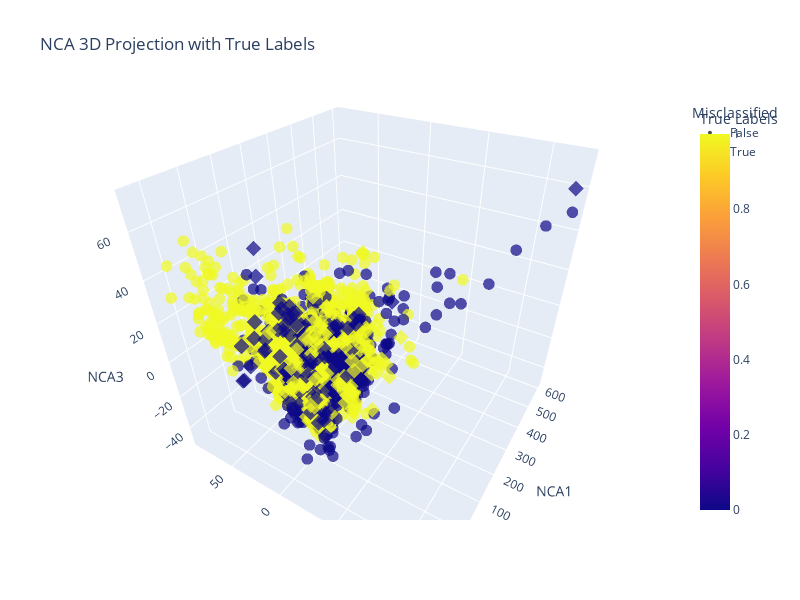
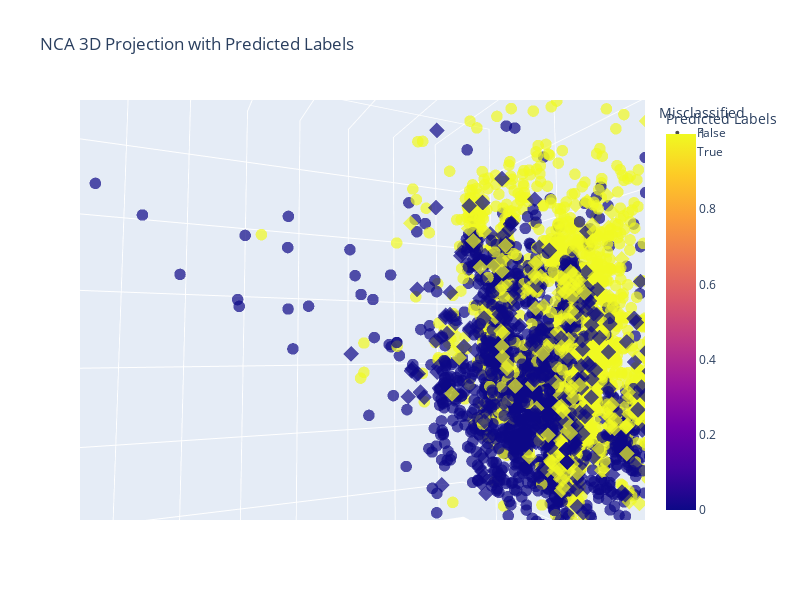

These figures' notebook cell, in order:
### Markdown cell above
##### Représentation 3D

### Code cell
import pandas as pd
import plotly.express as px
from sklearn.neighbors import NeighborhoodComponentsAnalysis

# Séparer les features des labels
features = df.drop(columns=['target', 'prediction_label', 'prediction_score'])
true_labels = df['target']
predicted_labels = df['prediction_label']

# Appliquer Neighborhood Component Analysis (NCA) pour réduire à 3 dimensions
nca = NeighborhoodComponentsAnalysis(n_components=3, random_state=42)
nca_transformed = nca.fit_transform(features, true_labels)

# Création d'un DataFrame pour la visualisation
nca_df = pd.DataFrame(nca_transformed, columns=['NCA1', 'NCA2', 'NCA3'])
nca_df['True Labels'] = true_labels
nca_df['Predicted Labels'] = predicted_labels

# Identifier les points mal classés
nca_df['Misclassified'] = nca_df['True Labels'] != nca_df['Predicted Labels']

# Identifier les faux positifs et les faux négatifs
nca_df['False Positive'] = (nca_df['True Labels'] == 0) & (nca_df['Predicted Labels'] == 1)
nca_df['False Negative'] = (nca_df['True Labels'] == 1) & (nca_df['Predicted Labels'] == 0)

# Retrouver les textes mal interprétés pour les faux positifs et les faux négatifs
false_positive_texts = train_df.loc[nca_df[nca_df['False Positive']].index, 'text']
false_negative_texts = train_df.loc[nca_df[nca_df['False Negative']].index, 'text']

# Ajustements de la taille du graphe et des marqueurs
marker_size = 4  # Taille des marqueurs plus petite
figure_size = (800, 600)  # Taille du graphe ajustée

# Graphique 3D interactif avec les labels réels
fig1 = px.scatter_3d(nca_df, x='NCA1', y='NCA2', z='NCA3', color='True Labels',
                     symbol='Misclassified', title='NCA 3D Projection with True Labels',
                     labels={'True Labels': 'True Labels'}, 
                     color_discrete_map={0: 'green', 1: 'orange'}, opacity=0.7)

fig1.update_layout(scene=dict(aspectmode='cube'), width=figure_size[0], height=figure_size[1])
fig1.update_traces(marker=dict(size=marker_size))

# Graphique 3D interactif avec les labels prédits
fig2 = px.scatter_3d(nca_df, x='NCA1', y='NCA2', z='NCA3', color='Predicted Labels',
                     symbol='Misclassified', title='NCA 3D Projection with Predicted Labels',
                     labels={'Predicted Labels': 'Predicted Labels'}, 
                     color_discrete_map={0: 'green', 1: 'orange'}, opacity=0.7)

fig2.update_layout(scene=dict(aspectmode='cube'), width=figure_size[0], height=figure_size[1])
fig2.update_traces(marker=dict(size=marker_size))

# Afficher les graphiques interactifs
fig1.show()
fig2.show()

### Figure 1 — Plotly figure (JSON) as saved in the notebook; plotly's stock layout.template omitted (floating-point values rounded to 4 significant figures; data arrays with more than 128 entries replaced by an {"elided": "..."} marker saying what was removed)
{"data": [{"hovertemplate": "Misclassified=False<br>NCA1=%{x}<br>NCA2=%{y}<br>NCA3=%{z}<br>True Labels=%{marker.color}<extra></extra>", "legendgroup": "False", "marker": {"color": {"elided": "2991 int values"}, "coloraxis": "coloraxis", "opacity": 0.7, "size": 4, "symbol": "circle"}, "mode": "markers", "name": "False", "scene": "scene", "showlegend": true, "type": "scatter3d", "x": {"elided": "2991 float values"}, "y": {"elided": "2991 float values"}, "z": {"elided": "2991 float values"}}, {"hovertemplate": "Misclassified=True<br>NCA1=%{x}<br>NCA2=%{y}<br>NCA3=%{z}<br>True Labels=%{marker.color}<extra></extra>", "legendgroup": "True", "marker": {"color": {"elided": "406 int values"}, "coloraxis": "coloraxis", "opacity": 0.7, "size": 4, "symbol": "diamond"}, "mode": "markers", "name": "True", "scene": "scene", "showlegend": true, "type": "scatter3d", "x": {"elided": "406 float values"}, "y": {"elided": "406 float values"}, "z": {"elided": "406 float values"}}], "layout": {"coloraxis": {"colorbar": {"title": {"text": "True Labels"}}, "colorscale": [[0, "#0d0887"], [0.1111, "#46039f"], [0.2222, "#7201a8"], [0.3333, "#9c179e"], [0.4444, "#bd3786"], [0.5556, "#d8576b"], [0.6667, "#ed7953"], [0.7778, "#fb9f3a"], [0.8889, "#fdca26"], [1, "#f0f921"]]}, "height": 600, "legend": {"title": {"text": "Misclassified"}, "tracegroupgap": 0}, "scene": {"aspectmode": "cube", "aspectratio": {"x": 1, "y": 1, "z": 1}, "camera": {"center": {"x": 0, "y": 0, "z": 0}, "eye": {"x": -1.209, "y": -0.7432, "z": 1.009}, "projection": {"type": "perspective"}, "up": {"x": 0, "y": 0, "z": 1}}, "domain": {"x": [0, 1], "y": [0, 1]}, "xaxis": {"title": {"text": "NCA1"}, "type": "linear"}, "yaxis": {"title": {"text": "NCA2"}, "type": "linear"}, "zaxis": {"title": {"text": "NCA3"}, "type": "linear"}}, "title": {"text": "NCA 3D Projection with True Labels"}, "width": 800}}

### Figure 2 — Plotly figure (JSON) as saved in the notebook; plotly's stock layout.template omitted (floating-point values rounded to 4 significant figures; data arrays with more than 128 entries replaced by an {"elided": "..."} marker saying what was removed)
{"data": [{"hovertemplate": "Misclassified=False<br>NCA1=%{x}<br>NCA2=%{y}<br>NCA3=%{z}<br>Predicted Labels=%{marker.color}<extra></extra>", "legendgroup": "False", "marker": {"color": {"elided": "2991 int values"}, "coloraxis": "coloraxis", "opacity": 0.7, "size": 4, "symbol": "circle"}, "mode": "markers", "name": "False", "scene": "scene", "showlegend": true, "type": "scatter3d", "x": {"elided": "2991 float values"}, "y": {"elided": "2991 float values"}, "z": {"elided": "2991 float values"}}, {"hovertemplate": "Misclassified=True<br>NCA1=%{x}<br>NCA2=%{y}<br>NCA3=%{z}<br>Predicted Labels=%{marker.color}<extra></extra>", "legendgroup": "True", "marker": {"color": {"elided": "406 int values"}, "coloraxis": "coloraxis", "opacity": 0.7, "size": 4, "symbol": "diamond"}, "mode": "markers", "name": "True", "scene": "scene", "showlegend": true, "type": "scatter3d", "x": {"elided": "406 float values"}, "y": {"elided": "406 float values"}, "z": {"elided": "406 float values"}}], "layout": {"coloraxis": {"colorbar": {"title": {"text": "Predicted Labels"}}, "colorscale": [[0, "#0d0887"], [0.1111, "#46039f"], [0.2222, "#7201a8"], [0.3333, "#9c179e"], [0.4444, "#bd3786"], [0.5556, "#d8576b"], [0.6667, "#ed7953"], [0.7778, "#fb9f3a"], [0.8889, "#fdca26"], [1, "#f0f921"]]}, "height": 600, "legend": {"title": {"text": "Misclassified"}, "tracegroupgap": 0}, "scene": {"aspectmode": "cube", "aspectratio": {"x": 1, "y": 1, "z": 1}, "camera": {"center": {"x": 0, "y": 0, "z": 0}, "eye": {"x": 0.2803, "y": 0.6685, "z": -0.05404}, "projection": {"type": "perspective"}, "up": {"x": 0, "y": 0, "z": 1}}, "domain": {"x": [0, 1], "y": [0, 1]}, "xaxis": {"title": {"text": "NCA1"}, "type": "linear"}, "yaxis": {"title": {"text": "NCA2"}, "type": "linear"}, "zaxis": {"title": {"text": "NCA3"}, "type": "linear"}}, "title": {"text": "NCA 3D Projection with Predicted Labels"}, "width": 800}}
